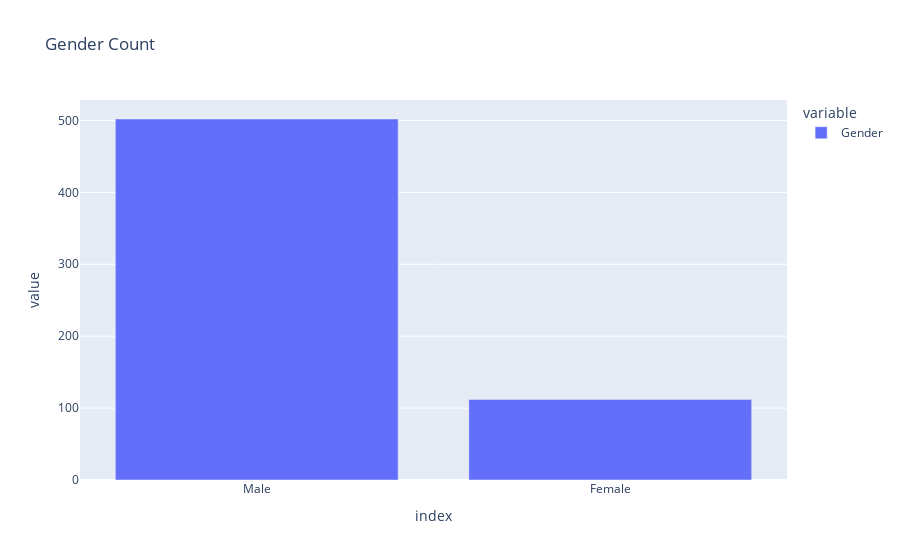

The cell this chart's notebook holds for it:
### Markdown cell above
2. Distribution of the gender column :

### Code cell
import plotly.express as px

Gender_count = df['Gender'].value_counts()

fig_loan_status = px.bar(Gender_count,  
                         title='Gender Count')

fig_loan_status.show()

### Figure 1 — Plotly figure (JSON) as saved in the notebook; plotly's stock layout.template omitted (floating-point values rounded to 4 significant figures)
{"data": [{"alignmentgroup": "True", "hovertemplate": "variable=Gender<br>index=%{x}<br>value=%{y}<extra></extra>", "legendgroup": "Gender", "marker": {"color": "#636efa", "pattern": {"shape": ""}}, "name": "Gender", "offsetgroup": "Gender", "orientation": "v", "showlegend": true, "textposition": "auto", "type": "bar", "x": ["Male", "Female"], "xaxis": "x", "y": [502, 112], "yaxis": "y"}], "layout": {"barmode": "relative", "legend": {"title": {"text": "variable"}, "tracegroupgap": 0}, "title": {"text": "Gender Count"}, "xaxis": {"anchor": "y", "domain": [0, 1], "title": {"text": "index"}}, "yaxis": {"anchor": "x", "domain": [0, 1], "title": {"text": "value"}}}}
